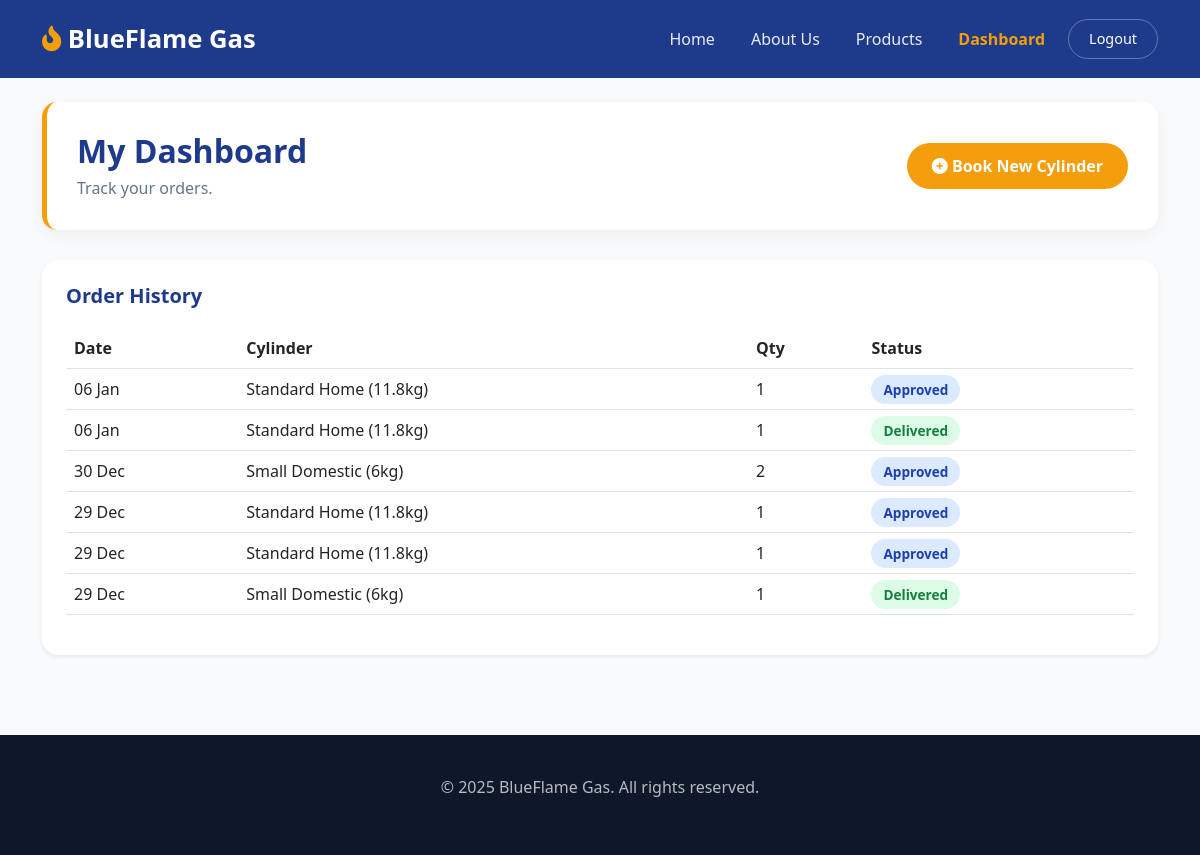
/dashboard/ (signed in), run on the app's committed database.
### gas_app/models.py (models this page shows, shortened)
class Order(models.Model):
    STATUS_CHOICES = [
        ('Pending', 'Pending'),
        ('Approved', 'Approved'),
        ('Out for Delivery', 'Out for Delivery'),
        ('Delivered', 'Delivered'),
    ]
    user = models.ForeignKey(User, on_delete=models.CASCADE)
    receiver_name = models.CharField(max_length=100)
    phone = models.CharField(max_length=20)
    address = models.TextField()
    cylinder_type = models.CharField(max_length=50)
    quantity = models.PositiveIntegerField(default=1)
    status = models.CharField(max_length=50, choices=STATUS_CHOICES, default='Pending')
    created_at = models.DateTimeField(auto_now_add=True)

### gas_app/views.py (the view)
# urls.py: path('dashboard/', views.dashboard, name='dashboard'),
@login_required
def dashboard(request):
    if request.user.is_superuser:
        all_orders = Order.objects.all().order_by('-created_at')
        contact_msgs = ContactMessage.objects.all().order_by('-created_at')
        context = {'orders': all_orders, 'contact_messages': contact_msgs}
        return render(request, 'gas_app/admin_dashboard.html', context)
    else:
        user_orders = Order.objects.filter(user=request.user).order_by('-created_at')
        return render(request, 'gas_app/dashboard.html', {'orders': user_orders})

### gas_app/templates/gas_app/dashboard.html (shortened to what this page needs)
{% extends 'gas_app/base.html' %}
{% block content %}
<div class="dashboard-header">
    <div>
        <h2 style="color: #1e3a8a; font-weight: 800; margin: 0;">My Dashboard</h2>
        <p style="color: #64748b; margin: 5px 0 0 0;">Track your orders.</p>
    </div>
    <div>
        <a href="{% url 'book' %}" class="btn-book-cyl">
            <i class="fas fa-plus-circle"></i> Book New Cylinder
        </a>
    </div>
</div>
<div class="card border-0 shadow-sm rounded-4">
    <div class="card-body p-4">
        <h5 style="color: #1e3a8a; font-weight: bold; margin-bottom: 20px;">Order History</h5>
        <div class="table-responsive">
            <table class="table table-hover align-middle">
                <thead>
                    <tr>
                        <th>Date</th>
                        <th>Cylinder</th>
                        <th>Qty</th>
                        <th>Status</th>
                    </tr>
                </thead>
                <tbody>
                    {% for order in orders %}
                    <tr>
                        <td>{{ order.created_at|date:"d M" }}</td>
                        <td>{{ order.cylinder_type }}</td>
                        <td>{{ order.quantity }}</td>
                        <td>
                            <span class="status-badge
                                {% if order.status == 'Delivered' %}status-delivered
                                {% elif order.status == 'Approved' %}status-approved
                                {% else %}status-pending{% endif %}">
                                {{ order.status }}
                            </span>
                        </td>
                    </tr>
                    {% empty %}
                    <tr><td colspan="4" class="text-center py-4 text-muted">No orders found.</td></tr>
                    {% endfor %}
                </tbody>
            </table>
        </div>
    </div>
</div>
{% endblock %}

### gas_app/templates/gas_app/base.html (shortened to what this page needs)
<!DOCTYPE html>
<html lang="en">
<head>
    <link href="https://cdn.jsdelivr.net/npm/bootstrap@5.3.0/dist/css/bootstrap.min.css" rel="stylesheet">
    <link rel="stylesheet" href="https://cdnjs.cloudflare.com/ajax/libs/font-awesome/6.0.0/css/all.min.css">
</head>
<body>
    <nav class="navbar navbar-expand-lg sticky-top">
        <div class="container">
            <a class="navbar-brand" href="{% url 'home' %}"><i class="fas fa-fire-alt" style="color: var(--accent);"></i> BlueFlame Gas</a>
            <div class="collapse navbar-collapse" id="navbarNav">
                <ul class="navbar-nav ms-auto align-items-center">
                    <li class="nav-item"><a class="nav-link" href="{% url 'home' %}">Home</a></li>
                    <li class="nav-item"><a class="nav-link" href="#about">About Us</a></li>
                    <li class="nav-item"><a class="nav-link" href="#services">Products</a></li>
                    {% if user.is_authenticated %}
                        <li class="nav-item"><a class="nav-link" href="{% url 'dashboard' %}" style="color: var(--accent) !important; font-weight: bold;">Dashboard</a></li>
                        <li class="nav-item">
                            <form action="{% url 'logout' %}" method="post" style="display:inline;">
                                <button type="submit" class="btn-logout-nav">Logout</button>
                            </form>
                        </li>
                    {% else %}
                        <li class="nav-item"><a href="{% url 'book' %}" class="btn-book-nav">Book Now</a></li>
                    {% endif %}
                </ul>
            </div>
        </div>
    </nav>
    <div class="container mt-4">
        {% block content %}{% endblock %}
    </div>
    <footer style="background-color: #0f172a; color: white; padding: 40px 0; margin-top: 80px; text-align: center;">
        <div class="container"><p style="opacity: 0.7;">&copy; 2025 BlueFlame Gas. All rights reserved.</p></div>
    </footer>
</body>
</html>

### gas_app/templates/gas_app/base.html (style rules this page uses)
:root { --primary: #1e3a8a; --accent: #f59e0b; }
body { font-family: 'Segoe UI', sans-serif; background-color: #f8fafc; }
.navbar { background-color: var(--primary); padding: 15px 0; }
.navbar-brand { font-weight: 800; font-size: 1.6rem; color: white !important; }
.nav-link { color: rgba(255,255,255,0.9) !important; font-weight: 500; margin-left: 20px; transition: 0.3s; }
.btn-logout-nav { background-color: transparent; border: 1px solid rgba(255,255,255,0.3); color: white !important; padding: 8px 20px; border-radius: 50px; font-size: 0.9rem; margin-left: 15px; transition: 0.3s; }

### gas_app/templates/gas_app/dashboard.html (style rules this page uses)
.dashboard-header { background-color: white; padding: 30px; border-radius: 15px; box-shadow: 0 5px 15px rgba(0,0,0,0.05); margin-bottom: 30px; border-left: 5px solid #f59e0b; display: flex; justify-content: space-between; align-items: center; }
.btn-book-cyl { background-color: #f59e0b; color: white; font-weight: bold; padding: 12px 25px; border-radius: 50px; text-decoration: none; transition: 0.3s; }
.status-badge { padding: 5px 12px; border-radius: 20px; font-size: 0.85rem; font-weight: bold; }
.status-approved { background-color: #dbeafe; color: #1e40af; }
.status-delivered { background-color: #dcfce7; color: #15803d; }

### data on the page
Order: created_at "06 Jan", cylinder_type "Standard Home (11.8kg)", quantity "1", status "Approved"
Order: created_at "06 Jan", cylinder_type "Standard Home (11.8kg)", quantity "1", status "Delivered"
Order: created_at "30 Dec", cylinder_type "Small Domestic (6kg)", quantity "2", status "Approved"
Order: created_at "29 Dec", cylinder_type "Standard Home (11.8kg)", quantity "1", status "Approved"
Order: created_at "29 Dec", cylinder_type "Standard Home (11.8kg)", quantity "1", status "Approved"
Order: created_at "29 Dec", cylinder_type "Small Domestic (6kg)", quantity "1", status "Delivered"
